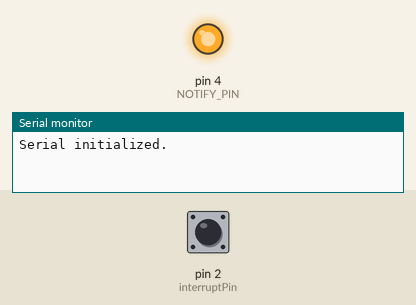
Recording of a sketch running on a simulated Arduino Uno, built with avr-gcc and run on an emulated ATmega328P. Shown: output pins drawn as LEDs (lit = HIGH), the last lines printed to the serial monitor. The inputs (shaded band) are chosen by the test bench; at power-on: pin 2 (interruptPin) HIGH. The local clock reads 2024-03-15 10:24:30 at power-on unless the sketch sets it; storage starts empty.

Above: at 0.01 s.
At 1.3 s:
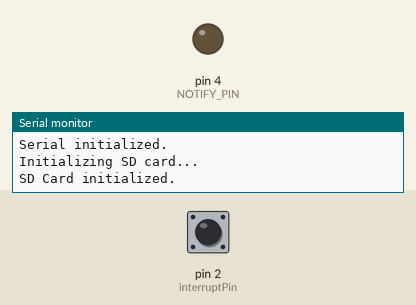
Timing chart, 0 to 2.8 s (numbered marks = the images above):
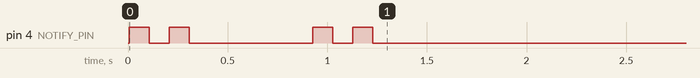

The sketch:

radiation_sensor.ino
```cpp
#include <SD.h>

#include <DS3231.h>
#include <Wire.h>

/* Connect the SD card reader like follows:
  MOSI - pin 11
  MISO - pin 12
  PIN_CLOCK - pin 13
  CS - pin 10
*/

#define PIN_SDCS 10 // SD Chip Select
#define NOTIFY_PIN 4 // 2 blinks if OK, 3 blinks if ERROR

DS3231 Clock;
File loggerFile;

const int interruptPin = 2;
const unsigned long cycle = 60000;
int count = 0;
bool century = false;
bool h12;
bool PM;
String fileName = "";

void setup() {
  // Define pins
  pinMode(interruptPin, INPUT);
  attachInterrupt(digitalPinToInterrupt(interruptPin), notify, FALLING);
  pinMode(NOTIFY_PIN, OUTPUT);

  // Start the I2C interface
  Wire.begin();

  // Complete file name
  fileName += Clock.getDate();
  fileName += Clock.getHour(h12, PM);
  fileName += Clock.getMinute();
  fileName += Clock.getSecond();
  fileName += ".txt";

  // Init serial
  Serial.begin(9600);
  while (!Serial) {
    notify_blink(3);
    delay(500);
  }
  Serial.println("Serial initialized.");
  notify_blink(2);
  delay(500);

  // Init SD Card
  Serial.println("Initializing SD card...");

  while (!SD.begin(PIN_SDCS)) {
    notify_blink(3);
    delay(500);
  }
  Serial.println("SD Card initialized.");
  notify_blink(2);
  delay(500);

}

void loop() {
  if (millis() % cycle == 0) {
    // Generate data string
    String data_str = "date: ";
    data_str += getDateStr();
    data_str += " counter: ";
    data_str += count;

    File file = SD.open(fileName, FILE_WRITE);
    file.println(data_str);
    file.close();

    Serial.println("Cycle end! " + data_str);
    count = 0;
  }
}

void notify() {
  // Serial.print("Detected! counter:");
  count ++;
  // Serial.println(count);
}

String getDateStr() {
  String data_str = "";
  data_str += Clock.getYear();
  data_str += "/";
  data_str += Clock.getMonth(century);
  data_str += "/";
  data_str += Clock.getDate();
  data_str += " ";
  data_str += Clock.getHour(h12, PM);
  data_str += ":";
  data_str += Clock.getMinute();
  data_str += ":";
  data_str += Clock.getSecond();
  return (data_str);

}

void notify_blink(int t) {
  for (int i = 0; i < t; i ++) {
    digitalWrite(NOTIFY_PIN, HIGH);
    delay(100);
    digitalWrite(NOTIFY_PIN, LOW);
    delay(100);
  }
}
```
